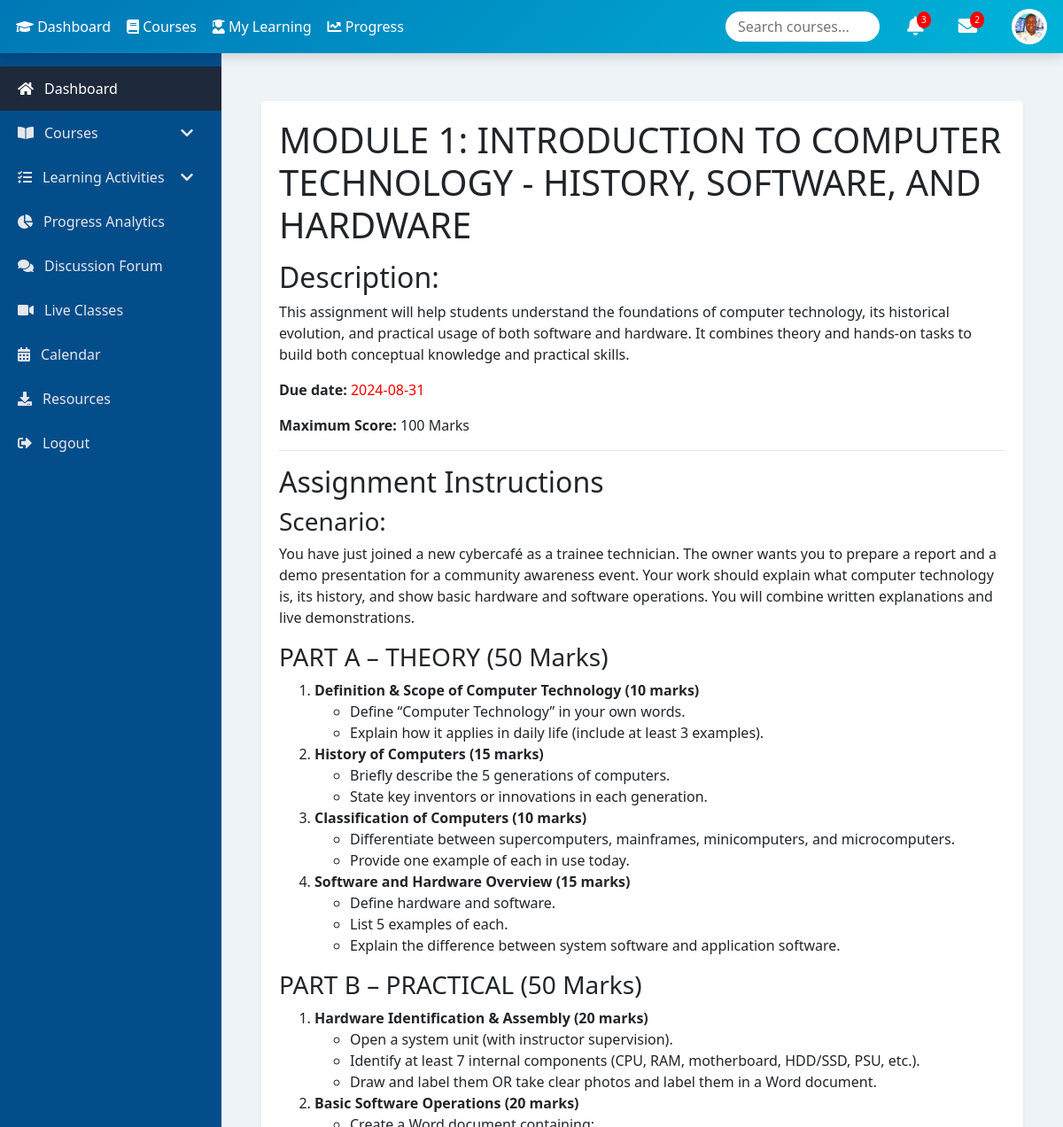
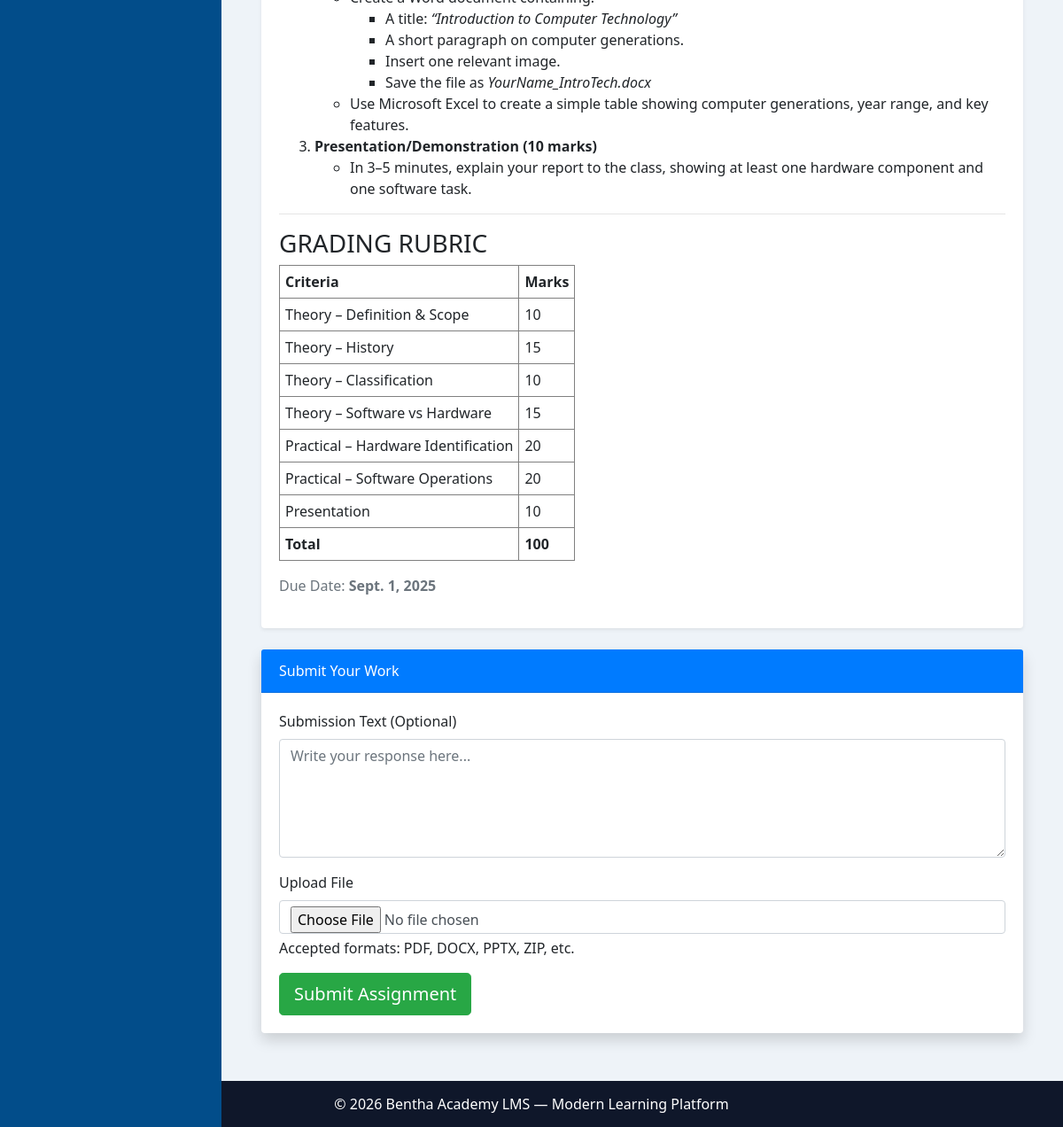
The page /assignment/1/ (signed in) on the database its author committed (2 pictures, top to bottom).
### commerce_app/models.py (models this page shows, shortened)
class UserProfile(models.Model):
    user = models.OneToOneField(User, on_delete=models.CASCADE)
    full_name = models.CharField(max_length=100)
    profile_picture = models.ImageField(upload_to='profile_pictures/', blank=True, null=True)
    bio = models.TextField(blank=True, null=True)
    phone_number = models.CharField(max_length=20, blank=True, null=True)
    email = models.EmailField(blank=True, null=True)
    location = models.CharField(max_length=100, blank=True, null=True)
    website = models.URLField(blank=True, null=True)
    date_of_birth = models.DateField(blank=True, null=True)

class Assignment(models.Model):
    course = models.ForeignKey(Course, on_delete=models.CASCADE, related_name='assignments')
    title = models.CharField(max_length=255)
    description = models.TextField(blank=True, null=True)
    due_date = models.DateField()
    max_score = models.IntegerField(blank=True, null=True)

### commerce_app/views.py (the view, shortened to what this page needs)
# urls.py: path('assignment/<int:assignment_id>/', submit_assignment, name='submit_assignment'),
@login_required
def submit_assignment(request, assignment_id):
    user_profile = UserProfile.objects.get(user=request.user)
    assignment = get_object_or_404(Assignment, id=assignment_id)
    return render(request, 'submit_assignment.html', {
        'assignment': assignment,
        'user_profile': user_profile,
        'course_id': assignment.course.id  # Assuming assignment has a related course
    })

### commerce_app/templates/submit_assignment.html (shortened to what this page needs)
{% extends "master.html" %}
{% block content %}
<section class="assignment-section py-4">
    <div class="container">
        <div class="card shadow-sm mb-4 border-0">
            <div class="card-body">
                <h1 class="card-title mb-3">
                     {{ assignment.title }}
                </h1>
                <p class="card-text" style="white-space: pre-line;">{{ assignment.description|safe }}</p>
                <p class="text-muted">
                     Due Date: <strong>{{ assignment.due_date }}</strong>
                </p>
            </div>
        </div>
        <div class="card shadow border-0">
            <div class="card-header bg-primary text-white">
                 Submit Your Work
            </div>
            <div class="card-body">
                <form method="post" enctype="multipart/form-data" class="needs-validation" novalidate>
                    <div class="mb-3">
                        <label for="submission_text" class="form-label fw-bold">Submission Text (Optional)</label>
                        <textarea id="submission_text" name="submission_text" rows="5"
                                  class="form-control" placeholder="Write your response here..."></textarea>
                    </div>
                    <div class="mb-3">
                        <label for="submission_file" class="form-label fw-bold">Upload File</label>
                        <input type="file" id="submission_file" name="submission_file" class="form-control">
                        <div class="form-text">Accepted formats: PDF, DOCX, PPTX, ZIP, etc.</div>
                    </div>
                    <button type="submit" class="btn btn-success btn-lg">
                         Submit Assignment
                    </button>
                </form>
            </div>
        </div>
    </div>
</section>
{% endblock %}

### commerce_app/templates/master.html (shortened to what this page needs)
{% load static %}
<!DOCTYPE html>
<html lang="en">
<head>
<link rel="stylesheet" href="https://stackpath.bootstrapcdn.com/bootstrap/4.5.2/css/bootstrap.min.css">
<link rel="stylesheet" href="https://cdnjs.cloudflare.com/ajax/libs/font-awesome/5.15.4/css/all.min.css">
</head>
<body>
<div class="topnav" id="topnav">
<div class="nav-left">
<a href="{% url 'dashboard' %}"><i class="fas fa-graduation-cap"></i> Dashboard</a>
<a href="#"><i class="fas fa-book"></i> Courses</a>
<a href="#"><i class="fas fa-user-graduate"></i> My Learning</a>
<a href="#"><i class="fas fa-chart-line"></i> Progress</a>
</div>
<div class="nav-right">
<div class="search-box mr-3">
<input type="text" placeholder="Search courses...">
</div>
<div class="mr-4 position-relative">
<i class="fas fa-bell fa-lg"></i>
<span class="badge-notify">3</span>
</div>
<div class="mr-4 position-relative">
<i class="fas fa-envelope fa-lg"></i>
<span class="badge-notify">2</span>
</div>
<div class="profile-picture" onclick="toggleProfile()">
<img src="{% if user_profile and user_profile.profile_picture %}{{ user_profile.profile_picture.url }}{% else %}{% static 'images/default_image.png' %}{% endif %}" class="profile-img">
</div>
</div>
</div>
<nav class="sidenav" id="sidenav">
<ul class="nav flex-column">
<li><a class="nav-link active" href="{% url 'dashboard' %}"><i class="fas fa-home"></i> Dashboard</a></li>
<li class="has-submenu">
<a class="nav-link"><i class="fas fa-book-open"></i> Courses <i class="fas fa-chevron-down ml-auto"></i></a>
</li>
<li class="has-submenu">
<a class="nav-link"><i class="fas fa-tasks"></i> Learning Activities <i class="fas fa-chevron-down ml-auto"></i></a>
</li>
<li><a class="nav-link" href="#"><i class="fas fa-chart-pie"></i> Progress Analytics</a></li>
<li><a class="nav-link" href="#"><i class="fas fa-comments"></i> Discussion Forum</a></li>
<li><a class="nav-link" href="#"><i class="fas fa-video"></i> Live Classes</a></li>
<li><a class="nav-link" href="#"><i class="fas fa-calendar-alt"></i> Calendar</a></li>
<li><a class="nav-link" href="#"><i class="fas fa-download"></i> Resources</a></li>
<li><a class="nav-link" href="{% url 'logout' %}"><i class="fas fa-sign-out-alt"></i> Logout</a></li>
</ul>
</nav>
<main class="content">
{% block content %}{% endblock %}
</main>
<footer>© 2026 Bentha Academy LMS — Modern Learning Platform</footer>
</body>
</html>

### commerce_app/templates/master.html (style rules this page uses)
body, html { margin:0;font-family:'Segoe UI',sans-serif;background:#eef3f8 }
.topnav { position:fixed;top:0;width:100%; background:linear-gradient(135deg,#0077b6,#00b4d8); color:white;z-index:1001; display:flex;align-items:center; padding:10px 18px;box-shadow:0 4px 12px rgba(0,0,0,.15); flex-wrap:wrap; }
.topnav a { color:white;text-decoration:none;margin-right:18px;font-weight:500 }
.nav-left { display:flex;align-items:center;flex-wrap:wrap }
.nav-right { margin-left:auto;display:flex;align-items:center;gap:15px;flex-wrap:wrap }
.search-box { background:white;border-radius:20px;padding:4px 12px }
.search-box input { border:none;outline:none;width:150px }
.badge-notify { position:absolute;top:-5px;right:-8px; background:red;color:white;font-size:10px; border-radius:50%;padding:2px 5px; }
.profile-picture { width:40px;height:40px;border-radius:50%; overflow:hidden;cursor:pointer;flex-shrink:0; }
.profile-img { width:100%;height:100%;object-fit:cover }
.sidenav { position:fixed;top:60px;left:0;width:250px; height:calc(100% - 60px);background:#024d8a; color:white;overflow-y:auto;transition:.3s;padding-top:15px; z-index:1000; }
.sidenav .nav-link { padding:13px 20px;color:#e5e7eb; display:flex;align-items:center;font-weight:500; }
.sidenav .nav-link i { margin-right:12px }
.sidenav .nav-link:hover, .sidenav .nav-link.active { background:#1e293b;color:white }
.content { margin-left:250px;margin-top:60px;padding:30px; min-height:calc(100vh - 60px);background:#eef3f8; }
footer { background:#0f172a;color:white;text-align:center;padding:14px }

### rows shown on the page
UserProfile: profile_picture (picture)
Assignment: title "MODULE 1: INTRODUCTION TO COMPUTER TECHNOLOGY - HISTORY, SOFTWARE, AND HARDWARE", description "Description: This assignment will help students understand the foundations of computer technology, its historical evolution, and practical usage of both software and hardware. It combines theory and hands-on tasks to build both conceptual knowledge and practical skills. Due date: 2024-08-31 Maximum Score: 100 Marks Assignment Instructions Scenario: You have just joined a new cybercafé as a trainee technician. The owner wants you to prepare a report and a demo presentation for a community awareness event. Your work should explain what computer technology is, its history, and show basic hardware and software operations. You will combine written explanations and live demonstrations. PART A –…", due_date "Sept. 1, 2025"
